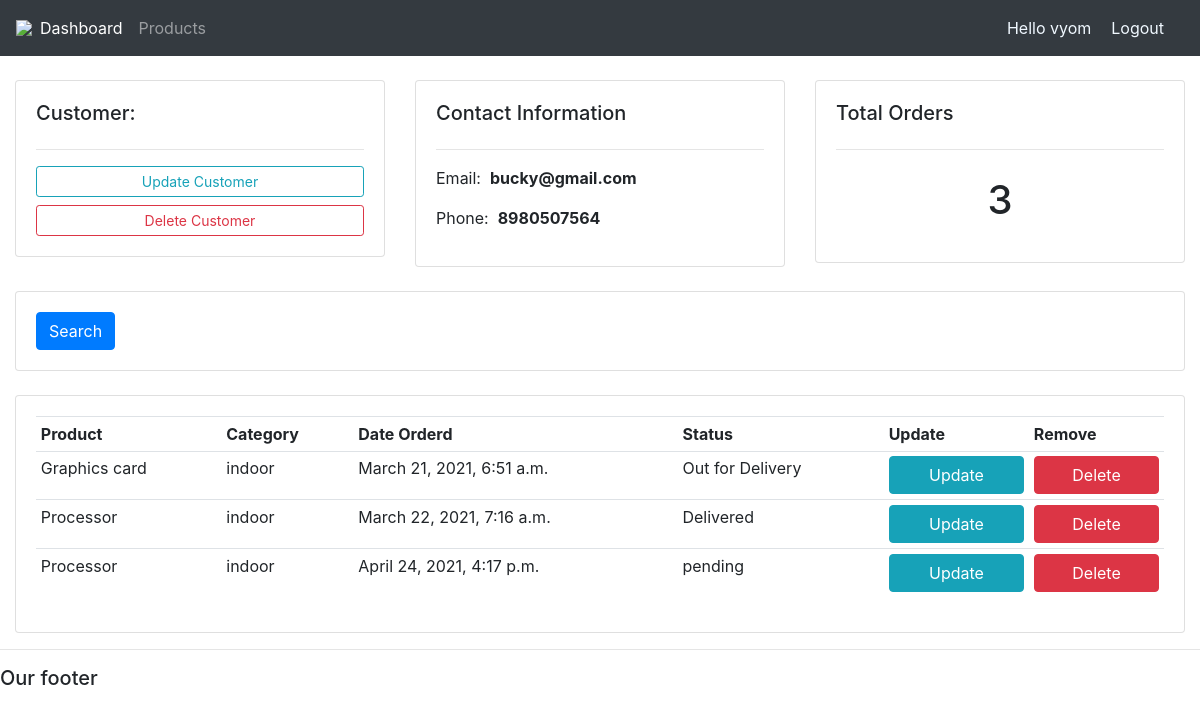
/customer/2 (signed in), run on the app's committed database.
### app/models.py (models this page shows, shortened)
class Customer(models.Model):
    user=models.OneToOneField(User,null=True,on_delete=models.CASCADE)
    name=models.CharField(max_length=50,null=True)
    email=models.CharField(max_length=50,null=True,blank=True)
    mobileno=models.CharField(max_length=50,null=True,blank=True)
    profile_pic=models.ImageField(default="default.jpg",null=True,blank=True)
    date_created=models.DateTimeField(auto_now_add=True,null=True)

class Order(models.Model):
    STATUS=(('pending','pending'),
    ('Out for Delivery','Out for Delivery'),
    ('Delivered','Delivered'))
    customer=models.ForeignKey(Customer,null=True,on_delete=models.SET_NULL)
    product=models.ForeignKey(Product,null=True,on_delete=models.SET_NULL)
    status=models.CharField(max_length=50,choices=STATUS)
    date_created=models.DateTimeField(auto_now_add=True)

class Product(models.Model):
    categories=(
        ('indoor','indoor'),
        ('outdoor','outdoor')
    )
    name=models.CharField(max_length=50,null=True)
    price=models.FloatField(null=True)
    category=models.CharField(max_length=50,null=True,choices=categories)
    description=models.CharField(max_length=200,blank=True)
    date_created=models.DateTimeField(auto_now_add=True)
    tag=models.ManyToManyField(Tag)
    def __str__(self):
        return self.name

### app/views.py (the view)
# urls.py: path('customer/<int:id>',views.customer,name='customer'),
@login_required(login_url='login')
def customer(request,id):
    customers=Customer.objects.get(id=id)
    orders = customers.order_set.all()
    order_count=orders.count()
    return render(request,'customer.html',{'customers':customers,'orders':orders,'order_count':order_count})

### app/templates/customer.html
{%  extends 'main.html' %}
{% block content %}
	<br>
<div class="row">
	<div class="col-md">
		<div class="card card-body">
			<h5>Customer:</h5>
			<hr>
			<a class="btn btn-outline-info  btn-sm btn-block" href="">Update Customer</a>
			<a class="btn btn-outline-danger  btn-sm btn-block" href="">Delete Customer</a>
		</div>
	</div>
	<div class="col-md">
		<div class="card card-body">
			<h5>Contact Information</h5>
			<hr>
			<p>Email: &nbsp;<b>{{customers.email}}</b></p>
			<p>Phone: &nbsp;<b>{{customers.mobileno}}</b></p>
		</div>
	</div>
	<div class="col-md">
		<div class="card card-body">
			<h5>Total Orders</h5>
			<hr>
			<h1 style="text-align: center;padding: 10px">{{order_count}}</h1>
		</div>
	</div>
</div>
<br>
<div class="row">
	<div class="col">
		<div class="card card-body">
			<form method="get">
		    <button class="btn btn-primary" type="submit">Search</button>
		  </form>
		</div>
	</div>
</div>
<br>
<div class="row">
	<div class="col-md">
		<div class="card card-body">
			<table class="table table-sm">
				<tr>
					<th>Product</th>
					<th>Category</th>
					<th>Date Orderd</th>
					<th>Status</th>
					<th>Update</th>
					<th>Remove</th>
				</tr>
				{% for order in orders %}
				<tr>
					<td>{{order.product}}</td>
					<td>{{order.product.category}}</td>
					<td>{{order.date_created}}</td>
					<td>{{order.status}}</td>
					<td><a class="btn btn-info btn-block" href=#">Update</a></td>
					<td><a class="btn btn-danger btn-block" href=#">Delete</a></td>
				</tr>
				{% endfor %}
			</table>
		</div>
	</div>
</div>
{% endblock %}

### app/templates/navbar.html (shortened to what this page needs)
{% load static %}
<nav class="navbar navbar-expand-lg navbar-dark bg-dark">
 <img src="{% static 'images/logo.png' %}">
  <div class="collapse navbar-collapse" id="navbarNav">
    <ul class="navbar-nav">
      {% if request.user.is_staff %}
      <li class="nav-item active">
        <a class="nav-link" href="#">Dashboard</a>
      </li>
      <li class="nav-item">
        <a class="nav-link" href="{% url 'products' %}">Products</a>
      </li>
      {% else %}
      <li class="nav-item">
        <a class="nav-link" href="{% url 'settings' %}">Profile</a>
      </li>
      {% endif %}
    </ul>
  </div>
  <span id="hello-msg">Hello {{request.user}}</span>
  <a id="hello-msg" href="{% url 'logout' %}">Logout</a>
</nav>

### app/templates/navbar.html (style rules this page uses)
#hello-msg { margin-right: 20px; color:aliceblue; }

### data on the page
Customer: email "bucky@gmail.com", mobileno "8980507564"
Order: product "Graphics card", product.category "indoor", date_created "March 21, 2021, 6:51 a.m.", status "Out for Delivery"
Order: product "Processor", product.category "indoor", date_created "March 22, 2021, 7:16 a.m.", status "Delivered"
Order: product "Processor", product.category "indoor", date_created "April 24, 2021, 4:17 p.m.", status "pending"

### other printed values
{{ request.user }} "vyom"
{{ order_count }} "3"
